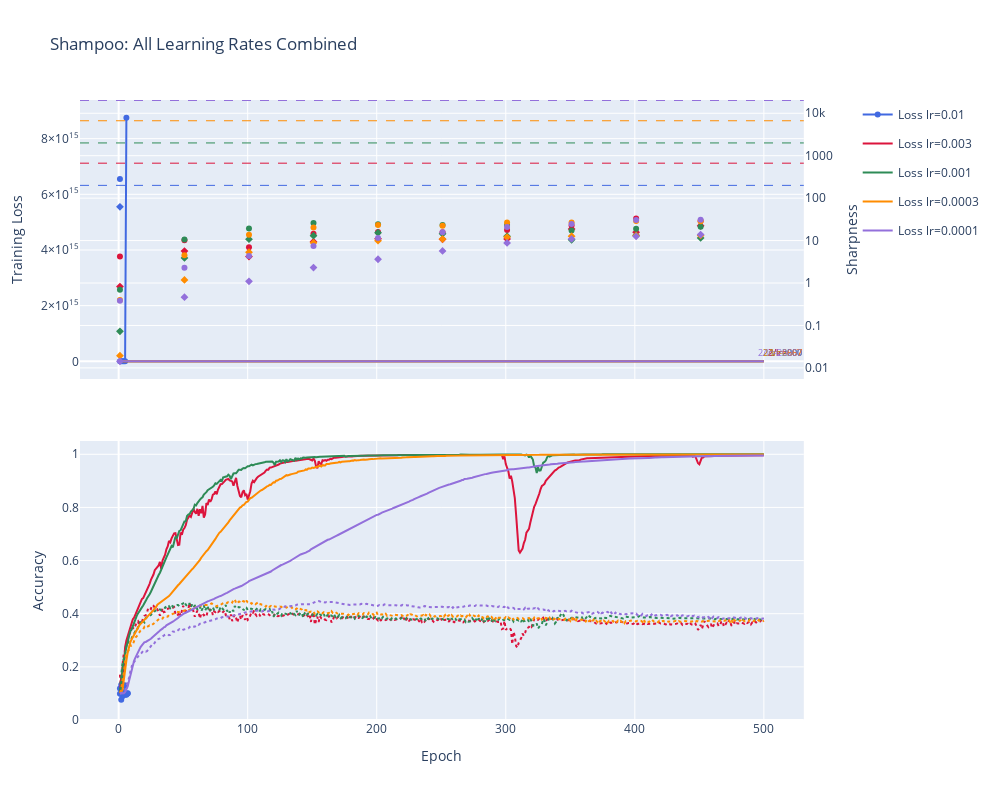

Notebook source saved alongside this figure:
### Code cell
plot_all_training_combined(md, out)

### Figure 1 — Plotly figure (JSON) as saved in the notebook; plotly's stock layout.template omitted (floating-point values rounded to 4 significant figures; data arrays with more than 128 entries replaced by an {"elided": "..."} marker saying what was removed)
{"data": [{"legendgroup": "0.01", "line": {"color": "royalblue", "width": 2}, "name": "Loss lr=0.01", "type": "scatter", "x": [1, 2, 3, 4, 5, 6, 7], "xaxis": "x", "y": [0.1033, 6.065, 1.618, 384.8, 390500.0, 8753000000000000.0, Infinity], "yaxis": "y"}, {"connectgaps": false, "legendgroup": "0.01", "line": {"color": "royalblue", "dash": "dot", "width": 1}, "marker": {"color": "royalblue", "size": 6}, "mode": "markers+lines", "name": "Sharpness H lr=0.01", "showlegend": false, "type": "scatter", "x": [1, 2, 3, 4, 5, 6, 7], "xaxis": "x", "y": [282.1, NaN, NaN, NaN, NaN, NaN, NaN], "yaxis": "y2"}, {"connectgaps": false, "legendgroup": "0.01", "line": {"color": "royalblue", "dash": "dash", "width": 1}, "marker": {"color": "royalblue", "size": 6, "symbol": "diamond"}, "mode": "markers+lines", "name": "Sharpness A lr=0.01", "showlegend": false, "type": "scatter", "x": [1, 2, 3, 4, 5, 6, 7], "xaxis": "x", "y": [62.5, NaN, NaN, NaN, NaN, NaN, NaN], "yaxis": "y2"}, {"legendgroup": "0.01", "line": {"color": "royalblue", "width": 2}, "name": "Train Acc lr=0.01", "showlegend": false, "type": "scatter", "x": [1, 2, 3, 4, 5, 6, 7], "xaxis": "x2", "y": [0.0992, 0.1324, 0.089, 0.1008, 0.1296, 0.0948, 0.1006], "yaxis": "y3"}, {"legendgroup": "0.01", "line": {"color": "royalblue", "dash": "dot", "width": 2}, "name": "Test Acc lr=0.01", "showlegend": false, "type": "scatter", "x": [1, 2, 3, 4, 5, 6, 7], "xaxis": "x2", "y": [0.119, 0.076, 0.102, 0.131, 0.095, 0.099, 0.1], "yaxis": "y3"}, {"legendgroup": "0.003", "line": {"color": "crimson", "width": 2}, "name": "Loss lr=0.003", "type": "scatter", "x": {"elided": "500 int values"}, "xaxis": "x", "y": {"elided": "500 float values"}, "yaxis": "y"}, {"connectgaps": false, "legendgroup": "0.003", "line": {"color": "crimson", "dash": "dot", "width": 1}, "marker": {"color": "crimson", "size": 6}, "mode": "markers+lines", "name": "Sharpness H lr=0.003", "showlegend": false, "type": "scatter", "x": {"elided": "500 int values"}, "xaxis": "x", "y": {"elided": "500 float values"}, "yaxis": "y2"}, {"connectgaps": false, "legendgroup": "0.003", "line": {"color": "crimson", "dash": "dash", "width": 1}, "marker": {"color": "crimson", "size": 6, "symbol": "diamond"}, "mode": "markers+lines", "name": "Sharpness A lr=0.003", "showlegend": false, "type": "scatter", "x": {"elided": "500 int values"}, "xaxis": "x", "y": {"elided": "500 float values"}, "yaxis": "y2"}, {"legendgroup": "0.003", "line": {"color": "crimson", "width": 2}, "name": "Train Acc lr=0.003", "showlegend": false, "type": "scatter", "x": {"elided": "500 int values"}, "xaxis": "x2", "y": {"elided": "500 float values"}, "yaxis": "y3"}, {"legendgroup": "0.003", "line": {"color": "crimson", "dash": "dot", "width": 2}, "name": "Test Acc lr=0.003", "showlegend": false, "type": "scatter", "x": {"elided": "500 int values"}, "xaxis": "x2", "y": {"elided": "500 float values"}, "yaxis": "y3"}, {"legendgroup": "0.001", "line": {"color": "seagreen", "width": 2}, "name": "Loss lr=0.001", "type": "scatter", "x": {"elided": "500 int values"}, "xaxis": "x", "y": {"elided": "500 float values"}, "yaxis": "y"}, {"connectgaps": false, "legendgroup": "0.001", "line": {"color": "seagreen", "dash": "dot", "width": 1}, "marker": {"color": "seagreen", "size": 6}, "mode": "markers+lines", "name": "Sharpness H lr=0.001", "showlegend": false, "type": "scatter", "x": {"elided": "500 int values"}, "xaxis": "x", "y": {"elided": "500 float values"}, "yaxis": "y2"}, {"connectgaps": false, "legendgroup": "0.001", "line": {"color": "seagreen", "dash": "dash", "width": 1}, "marker": {"color": "seagreen", "size": 6, "symbol": "diamond"}, "mode": "markers+lines", "name": "Sharpness A lr=0.001", "showlegend": false, "type": "scatter", "x": {"elided": "500 int values"}, "xaxis": "x", "y": {"elided": "500 float values"}, "yaxis": "y2"}, {"legendgroup": "0.001", "line": {"color": "seagreen", "width": 2}, "name": "Train Acc lr=0.001", "showlegend": false, "type": "scatter", "x": {"elided": "500 int values"}, "xaxis": "x2", "y": {"elided": "500 float values"}, "yaxis": "y3"}, {"legendgroup": "0.001", "line": {"color": "seagreen", "dash": "dot", "width": 2}, "name": "Test Acc lr=0.001", "showlegend": false, "type": "scatter", "x": {"elided": "500 int values"}, "xaxis": "x2", "y": {"elided": "500 float values"}, "yaxis": "y3"}, {"legendgroup": "0.0003", "line": {"color": "darkorange", "width": 2}, "name": "Loss lr=0.0003", "type": "scatter", "x": {"elided": "500 int values"}, "xaxis": "x", "y": {"elided": "500 float values"}, "yaxis": "y"}, {"connectgaps": false, "legendgroup": "0.0003", "line": {"color": "darkorange", "dash": "dot", "width": 1}, "marker": {"color": "darkorange", "size": 6}, "mode": "markers+lines", "name": "Sharpness H lr=0.0003", "showlegend": false, "type": "scatter", "x": {"elided": "500 int values"}, "xaxis": "x", "y": {"elided": "500 float values"}, "yaxis": "y2"}, {"connectgaps": false, "legendgroup": "0.0003", "line": {"color": "darkorange", "dash": "dash", "width": 1}, "marker": {"color": "darkorange", "size": 6, "symbol": "diamond"}, "mode": "markers+lines", "name": "Sharpness A lr=0.0003", "showlegend": false, "type": "scatter", "x": {"elided": "500 int values"}, "xaxis": "x", "y": {"elided": "500 float values"}, "yaxis": "y2"}, {"legendgroup": "0.0003", "line": {"color": "darkorange", "width": 2}, "name": "Train Acc lr=0.0003", "showlegend": false, "type": "scatter", "x": {"elided": "500 int values"}, "xaxis": "x2", "y": {"elided": "500 float values"}, "yaxis": "y3"}, {"legendgroup": "0.0003", "line": {"color": "darkorange", "dash": "dot", "width": 2}, "name": "Test Acc lr=0.0003", "showlegend": false, "type": "scatter", "x": {"elided": "500 int values"}, "xaxis": "x2", "y": {"elided": "500 float values"}, "yaxis": "y3"}, {"legendgroup": "0.0001", "line": {"color": "mediumpurple", "width": 2}, "name": "Loss lr=0.0001", "type": "scatter", "x": {"elided": "500 int values"}, "xaxis": "x", "y": {"elided": "500 float values"}, "yaxis": "y"}, {"connectgaps": false, "legendgroup": "0.0001", "line": {"color": "mediumpurple", "dash": "dot", "width": 1}, "marker": {"color": "mediumpurple", "size": 6}, "mode": "markers+lines", "name": "Sharpness H lr=0.0001", "showlegend": false, "type": "scatter", "x": {"elided": "500 int values"}, "xaxis": "x", "y": {"elided": "500 float values"}, "yaxis": "y2"}, {"connectgaps": false, "legendgroup": "0.0001", "line": {"color": "mediumpurple", "dash": "dash", "width": 1}, "marker": {"color": "mediumpurple", "size": 6, "symbol": "diamond"}, "mode": "markers+lines", "name": "Sharpness A lr=0.0001", "showlegend": false, "type": "scatter", "x": {"elided": "500 int values"}, "xaxis": "x", "y": {"elided": "500 float values"}, "yaxis": "y2"}, {"legendgroup": "0.0001", "line": {"color": "mediumpurple", "width": 2}, "name": "Train Acc lr=0.0001", "showlegend": false, "type": "scatter", "x": {"elided": "500 int values"}, "xaxis": "x2", "y": {"elided": "500 float values"}, "yaxis": "y3"}, {"legendgroup": "0.0001", "line": {"color": "mediumpurple", "dash": "dot", "width": 2}, "name": "Test Acc lr=0.0001", "showlegend": false, "type": "scatter", "x": {"elided": "500 int values"}, "xaxis": "x2", "y": {"elided": "500 float values"}, "yaxis": "y3"}], "layout": {"annotations": [{"font": {"color": "royalblue", "size": 9}, "showarrow": false, "text": "2/lr=200", "x": 1, "xanchor": "right", "xref": "x domain", "y": 200, "yanchor": "bottom", "yref": "y"}, {"font": {"color": "crimson", "size": 9}, "showarrow": false, "text": "2/lr=667", "x": 1, "xanchor": "right", "xref": "x domain", "y": 666.7, "yanchor": "bottom", "yref": "y"}, {"font": {"color": "seagreen", "size": 9}, "showarrow": false, "text": "2/lr=2000", "x": 1, "xanchor": "right", "xref": "x domain", "y": 2000, "yanchor": "bottom", "yref": "y"}, {"font": {"color": "darkorange", "size": 9}, "showarrow": false, "text": "2/lr=6667", "x": 1, "xanchor": "right", "xref": "x domain", "y": 6667.0, "yanchor": "bottom", "yref": "y"}, {"font": {"color": "mediumpurple", "size": 9}, "showarrow": false, "text": "2/lr=20000", "x": 1, "xanchor": "right", "xref": "x domain", "y": 20000, "yanchor": "bottom", "yref": "y"}], "height": 800, "legend": {"x": 1.01, "y": 1}, "margin": {"r": 150}, "shapes": [{"line": {"color": "royalblue", "dash": "dash", "width": 1}, "type": "line", "x0": 0, "x1": 1, "xref": "x domain", "y0": 200, "y1": 200, "yref": "y2"}, {"line": {"color": "crimson", "dash": "dash", "width": 1}, "type": "line", "x0": 0, "x1": 1, "xref": "x domain", "y0": 666.7, "y1": 666.7, "yref": "y2"}, {"line": {"color": "seagreen", "dash": "dash", "width": 1}, "type": "line", "x0": 0, "x1": 1, "xref": "x domain", "y0": 2000, "y1": 2000, "yref": "y2"}, {"line": {"color": "darkorange", "dash": "dash", "width": 1}, "type": "line", "x0": 0, "x1": 1, "xref": "x domain", "y0": 6667.0, "y1": 6667.0, "yref": "y2"}, {"line": {"color": "mediumpurple", "dash": "dash", "width": 1}, "type": "line", "x0": 0, "x1": 1, "xref": "x domain", "y0": 20000, "y1": 20000, "yref": "y2"}], "title": {"text": "Shampoo: All Learning Rates Combined"}, "width": 1000, "xaxis": {"anchor": "y", "autorange": true, "domain": [0, 0.94], "matches": "x2", "range": [-29.99, 531.0], "showticklabels": false, "type": "linear"}, "xaxis2": {"anchor": "y3", "autorange": true, "domain": [0, 0.94], "range": [-29.99, 531.0], "title": {"text": "Epoch"}, "type": "linear"}, "yaxis": {"anchor": "x", "autorange": true, "domain": [0.55, 1], "range": [-636000000000000.0, 9388886733740586], "title": {"text": "Training Loss"}, "type": "linear"}, "yaxis2": {"anchor": "x", "autorange": true, "overlaying": "y", "range": [-2.262, 4.313], "side": "right", "title": {"text": "Sharpness"}, "type": "log"}, "yaxis3": {"anchor": "x2", "domain": [0, 0.45], "range": [0, 1.05], "title": {"text": "Accuracy"}, "type": "linear"}}}
